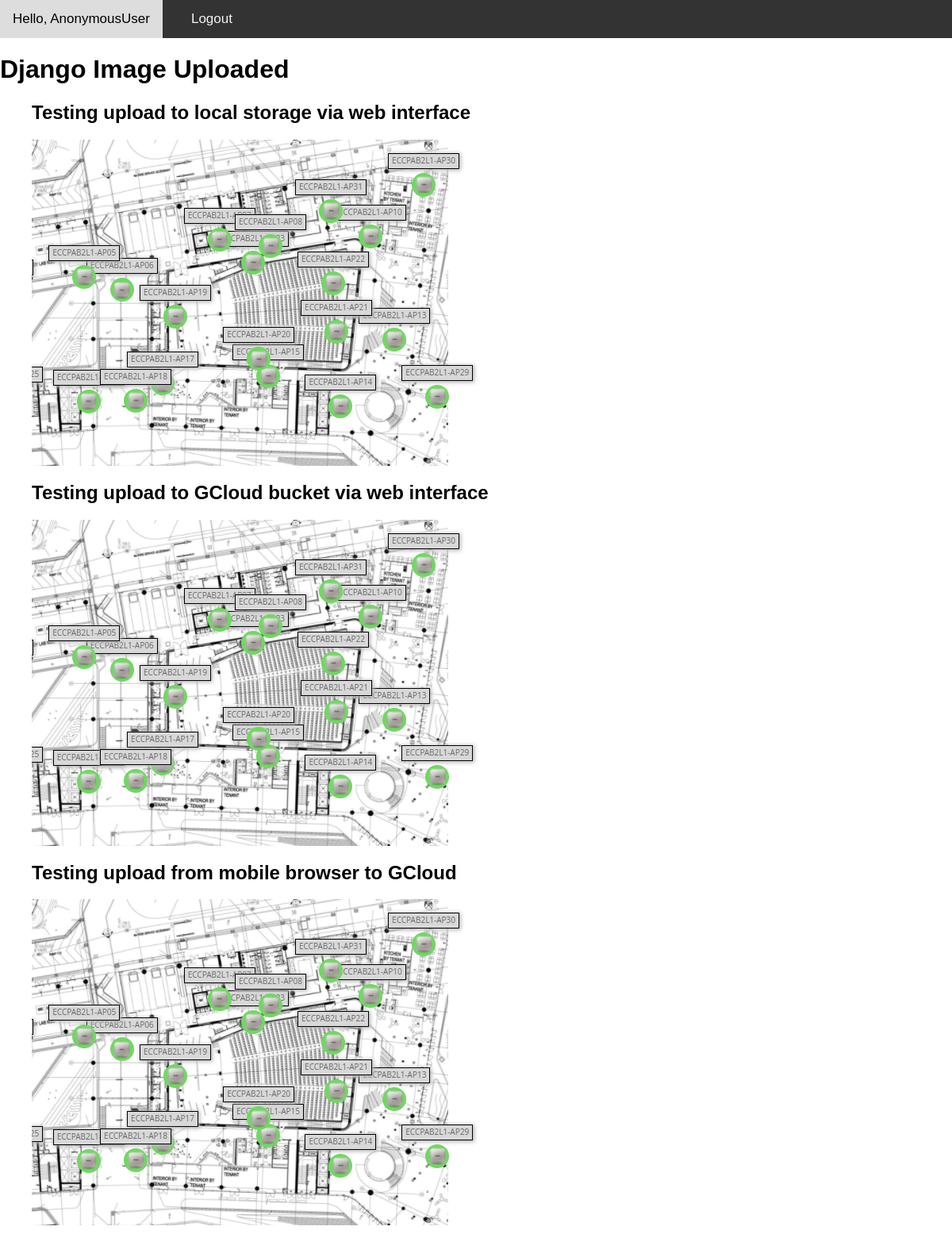
The page /viewplans/ on the database its author committed.
### webapp/models.py (models this page shows, shortened)
class Floorplan(models.Model):
    title = models.TextField()
    plan = models.ImageField()

### webapp/views.py (the view)
# urls.py: path('viewplans/', views.HomePageView.as_view(), name='home'),
class HomePageView(ListView):
    model = Floorplan
    template_name = 'home.html'

### webapp/templates/home.html
{% load static %}
<body>
  {% include 'navbar.html' %}
<h1>Django Image Uploaded</h1>
<ul>
  {% for floorplan in object_list %}
    <h2>{{ floorplan.title }}</h2>
    <img src = "images/Floor_WAP_1.png", alt = "{FloorPlan}", class = 'fit-picture'>
    {% endfor %}
</ul>
</body>

### webapp/templates/navbar.html (style rules this page uses)
body { margin: 0; font-family: Arial, Helvetica, sans-serif; }

### rows shown on the page
Floorplan: title "Testing upload to local storage via web interface"
Floorplan: title "Testing upload to GCloud bucket via web interface"
Floorplan: title "Testing upload from mobile browser to GCloud"

### other values the page prints
{{ request.user }} "AnonymousUser"
